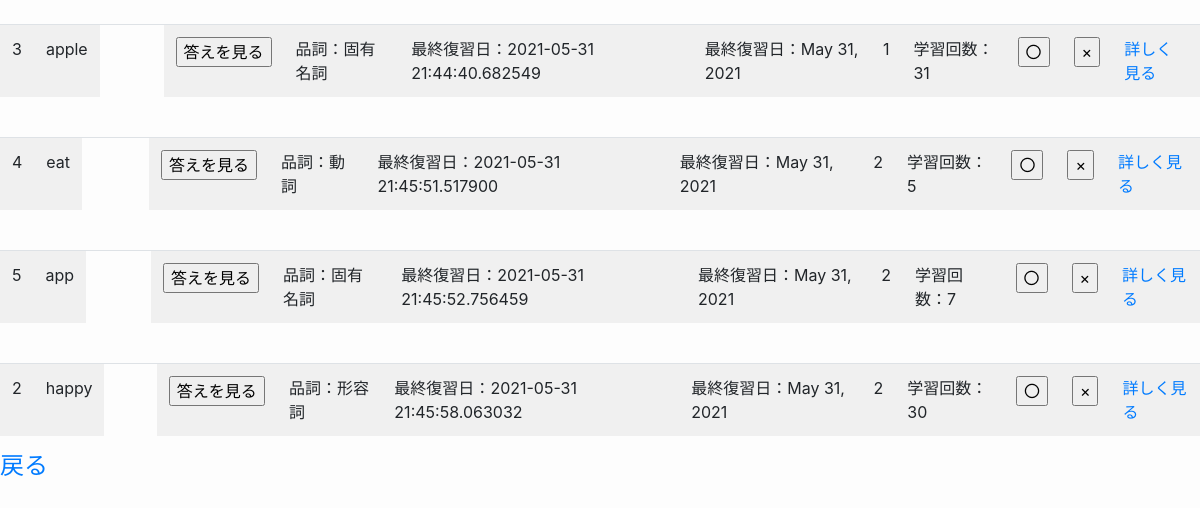
Page /studying (signed in) on the earlier database version.
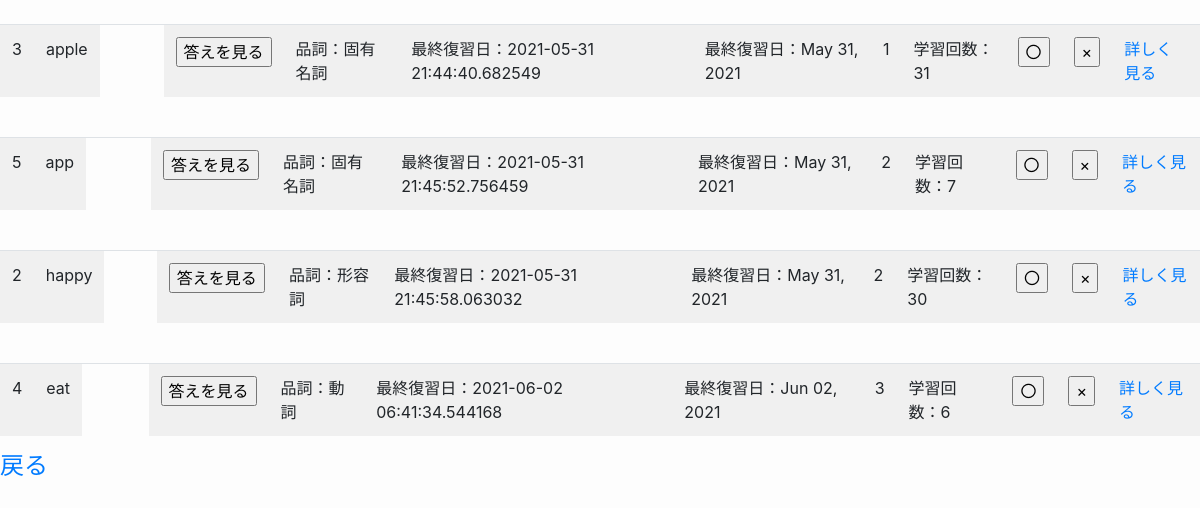
Same page on the later database version.
### models/models.py (models this page shows, shortened)
class List(Base):
    __tablename__ = 'lists'
    id = Column(Integer, primary_key=True)
    userid = Column(String(128))
    front = Column(String(128))
    back = Column(String(128))
    partofspeech = Column(Text)
    memo = Column(Text)
    sumcount = Column(Integer)
    count = Column(Integer)
    date = Column(DateTime, default=datetime.today())

### app/app.py (the view)
@app.route("/studying")
def studying():
    if "user_name" in session:
        name = session["user_name"]
        studyALL = List.query.filter_by(userid=name).order_by(List.date.asc())
        nowdate = datetime.today()
        return render_template("studying.html",studyALL=studyALL,nowdate=nowdate)
    else:
        return redirect(url_for("top",status="logout"))

### app/templates/studying.html (shortened to what this page needs)
{% extends "layout.html" %}
{% block time %}
<div class="table-responsive">
    {% for studyone in studyALL %}
    <table class="table table-striped">
        <tr>
            <td>{{studyone.id}}</td>
            <td>{{studyone.front}}</td>
            <td>
                <input type="button" value="答えを見る" onclick="clickBtn('{{studyone.id}}')" />
            </td>
            <td>品詞：{{studyone.partofspeech}}</td>
            <td>最終復習日：{{studyone.date}}</td>
            <td>最終復習日：{{studyone.date.strftime('%b %d, %Y')}}</td>
            <td>{{studyone.count}}</td>
            <td>学習回数：{{studyone.sumcount}}</td>
            <td>
                <form action="/understand/{{studyone.id}}" method="post" name="understand">
                    <input type="submit" name="understand" value="〇">
                </form>
            </td>
            <td>
                <form action="/repeats/{{studyone.id}}" method="post" name="repeats">
                    <input type="submit" name="repeats" value="×">
                </form>
            </td>
            <td>
                <a class="pronounce" href="/pronounce/{{studyone.id}}">詳しく見る</a>
            </td>
        </tr>
    </table>
    {% endfor %}
</div>
<h4><a class="new" href="/index">戻る</a></h4>
{% endblock %}

### app/templates/layout.html (shortened to what this page needs)
<!DOCTYPE html>
<html lang="ja">
<head>
    <link rel="stylesheet" href="https://stackpath.bootstrapcdn.com/bootstrap/4.3.1/css/bootstrap.min.css">
    <link rel="stylesheet" type="text/css" href="{{ url_for('static',filename='css/style.css') }}">
</head>
<body>
    {% block time %}
    {% endblock %}
</body>
</html>

### app/static/css/style.css (style rules this page uses)
body { background-color: rgb(253, 253, 253); }

Differences in the rows shown:
changed List "eat": date "2021-05-31 21:45:51.517900" → "2021-06-02 06:41:34.544168"; date "May 31, 2021" → "Jun 02, 2021"; count "2" → "3"; sumcount "5" → "6"; moves down the list
